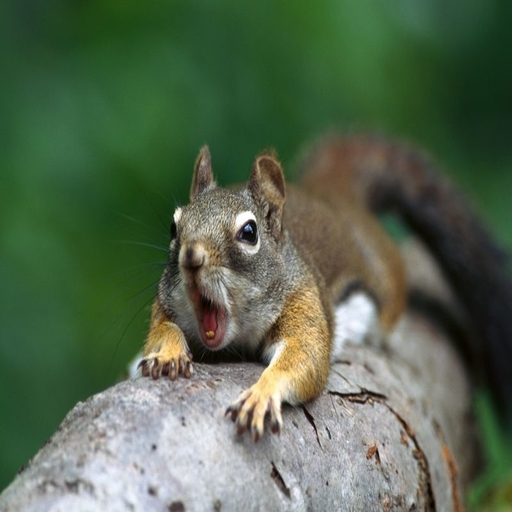
//> input picture code/squirrel.jpg, 512 x 512 px
$ ./FFT_image_openmp   (built with g++ and OpenCV 4)
//> lines starting //> are read from the running program, lines starting //| are printed output that depends on the picture
#include <iostream>
#include <vector>
#include <complex>
#include <cmath>
#include <chrono>
#include <algorithm>
#include <fstream>
#include <omp.h>

// OpenCV headers
#include <opencv2/core/core.hpp>
#include <opencv2/highgui/highgui.hpp>
#include <opencv2/imgproc/imgproc.hpp>
#include <opencv2/imgcodecs/imgcodecs.hpp>

using namespace std;
using namespace cv;

typedef complex<float> base;

template <typename T>
ostream &operator<<(ostream &o, vector<T> v)
{
    if (v.size() > 0)
        o << v[0];
    for (unsigned i = 1; i < v.size(); i++)
        o << " " << v[i];
    return o << endl;
}

/**
 * Parallel FFT transform and inverse transform using OpenMP
 * Arguments: vector of complex numbers, invert flag
 * Performs inplace transform
 */
void fft(vector<base> &a, bool invert)
{
    int n = (int)a.size();

    // Bit reversal ordering
    for (int i = 1, j = 0; i < n; ++i)
    {
        int bit = n >> 1;
        for (; j >= bit; bit >>= 1)
            j -= bit;
        j += bit;
        if (i < j)
            swap(a[i], a[j]);
    }

    // Iterative FFT with OpenMP parallelization
    for (int len = 2; len <= n; len <<= 1)
    {
        double ang = 2 * M_PI / len * (invert ? 1 : -1);
        base wlen(cos(ang), sin(ang));

        #pragma omp parallel for
        for (int i = 0; i < n; i += len)
        {
            base w(1);
            for (int j = 0; j < len / 2; ++j)
            {
                base u = a[i + j], v = a[i + j + len / 2] * w;
                a[i + j] = u + v;
                a[i + j + len / 2] = u - v;
                w *= wlen;
            }
        }
    }

    if (invert)
    {
        #pragma omp parallel for
        for (int i = 0; i < n; ++i)
            a[i] /= n;
    }
}

/**
 * Performs 2D FFT using OpenMP
 * Takes vector of complex vectors, invert flag and verbose level
 * Performs inplace FFT transform on input vector
 */
void fft2D(vector<vector<base>> &a, bool invert, int verbose = 0)
{
    auto matrix = a;

    // Transform the rows
    if (verbose > 0)
        cout << "Transforming Rows" << endl;

    #pragma omp parallel for
    for (auto i = 0; i < matrix.size(); i++)
    {
        fft(matrix[i], invert);
    }

    // Prepare for transforming columns
    if (verbose > 0)
        cout << "Converting Rows to Columns" << endl;

    a = matrix;
    matrix.resize(a[0].size());
    for (int i = 0; i < matrix.size(); i++)
        matrix[i].resize(a.size());

    // Transpose matrix
    #pragma omp parallel for collapse(2)
    for (int i = 0; i < a.size(); i++)
    {
        for (int j = 0; j < a[0].size(); j++)
        {
            matrix[j][i] = a[i][j];
        }
    }

    if (verbose > 0)
        cout << "Transforming Columns" << endl;

    // Transform the columns
    #pragma omp parallel for
    for (auto i = 0; i < matrix.size(); i++)
        fft(matrix[i], invert);

    if (verbose > 0)
        cout << "Storing the result" << endl;

    // Store the result after transposing
    #pragma omp parallel for collapse(2)
    for (int i = 0; i < a.size(); i++)
    {
        for (int j = 0; j < a[0].size(); j++)
        {
            a[j][i] = matrix[i][j];
        }
    }
}

/**
 * Function to multiply two polynomials using FFT
 * Takes two polynomials represented as vectors as input
 * Returns the product of two vectors
 */
vector<int> mult(vector<int> a, vector<int> b)
{
    // Create complex vectors from input vectors
    vector<base> fa(a.begin(), a.end()), fb(b.begin(), b.end());

    // Pad with zeros to make their size equal to power of 2
    size_t n = 1;
    while (n < max(a.size(), b.size()))
        n <<= 1;
    n <<= 1;

    fa.resize(n), fb.resize(n);

    // Transform both a and b
    fft(fa, false), fft(fb, false);

    // Perform point-wise multiplication
    #pragma omp parallel for
    for (size_t i = 0; i < n; ++i)
        fa[i] *= fb[i];

    // Perform inverse transform
    fft(fa, true);

    // Save the real part as the result
    vector<int> res;
    res.resize(n);
    #pragma omp parallel for
    for (size_t i = 0; i < n; ++i)
        res[i] = int(fa[i].real() + 0.5);

    return res;
}

/**
 * Function to perform JPEG compression on image using FFT
 * Takes image, threshold, and verbose level as input
 * Image is represented as vector<vector<uint8_t>>
 * Performs inplace compression on the input
 */
void compress_image(vector<vector<uint8_t>> &image, double threshold, int verbose = 1)
{
    // Convert image to complex type
    vector<vector<base>> complex_image(image.size(), vector<base>(image[0].size()));

    #pragma omp parallel for collapse(2)
    for (auto i = 0; i < image.size(); i++)
    {
        for (auto j = 0; j < image[0].size(); j++)
        {
            complex_image[i][j] = image[i][j];
        }
    }

    if (verbose == 1)
    {
        cout << "Input Image" << endl;
        cout << endl << endl;
    }
    if (verbose > 1)
    {
        cout << "Complex Image" << endl;
        cout << complex_image;
        cout << endl << endl;
    }

    // Perform 2D FFT on image
    fft2D(complex_image, false, verbose);

    if (verbose == 1)
    {
        cout << "Performing FFT on Image" << endl;
        cout << endl << endl;
    }

    // Threshold the FFT
    double maximum_value = 0.0;
    #pragma omp parallel for collapse(2) reduction(max:maximum_value)
    for (int i = 0; i < complex_image.size(); i++)
    {
        for (int j = 0; j < complex_image[0].size(); j++)
        {
            maximum_value = max(maximum_value, (double)abs(complex_image[i][j]));
        }
    }

    threshold *= maximum_value;
    int count = 0;

    // Set values less than threshold to zero (compression step)
    #pragma omp parallel for collapse(2) reduction(+:count)
    for (int i = 0; i < complex_image.size(); i++)
    {
        for (int j = 0; j < complex_image[0].size(); j++)
        {
            if (abs(complex_image[i][j]) < threshold)
            {
                count++;
                complex_image[i][j] = 0;
            }
        }
    }

    int zeros_count = 0;
    #pragma omp parallel for collapse(2) reduction(+:zeros_count)
    for (int i = 0; i < complex_image.size(); i++)
    {
        for (int j = 0; j < complex_image[0].size(); j++)
        {
            if (abs(complex_image[i][j]) == 0)
            {
                zeros_count++;
            }
        }
    }

    cout << "Components removed (percent): " << ((zeros_count * 1.00 / (complex_image.size() * complex_image[0].size())) * 100) << endl;

    if (verbose > 1)
    {
        cout << "Thresholded Image" << endl;
        cout << endl << endl;
    }

    // Perform inverse FFT
    fft2D(complex_image, true, verbose);
    if (verbose > 1)
    {
        cout << "Inverted Image" << endl;
        cout << endl << endl;
    }

    // Convert to uint8 format (consider only real part)
    #pragma omp parallel for collapse(2)
    for (int i = 0; i < complex_image.size(); i++)
    {
        for (int j = 0; j < complex_image[0].size(); j++)
        {
            image[i][j] = uint8_t(complex_image[i][j].real() + 0.5);
        }
    }

    if (verbose > 0)
    {
        cout << "Compressed Image" << endl;
    }
}

int main()
{
    // Set number of OpenMP threads
    omp_set_num_threads(8); // Adjust based on your CPU cores

    Mat image_M;
    image_M = imread("squirrel.jpg", IMREAD_GRAYSCALE);
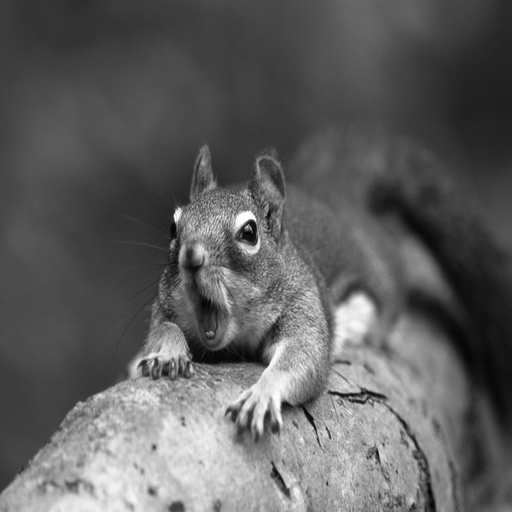
//> image_M: 512 rows x 512 cols, CV_8UC1; min 3, max 255, mean 95.4
    if (!image_M.data)
    {
        cout << "Could not open or find the image" << endl;
        cout << "Please ensure 'squirrel.jpg' is in the current directory" << endl;
        return -1;
    }

    cv::imwrite("original.jpg", image_M);
    vector<vector<uint8_t>> image(image_M.rows, vector<uint8_t>(image_M.cols));

    #pragma omp parallel for collapse(2)
    for (int i = 0; i < image_M.rows; ++i)
        for (int j = 0; j < image_M.cols; ++j)
            image[i][j] = uint8_t(image_M.at<uint8_t>(i, j));

    freopen("out.txt", "w", stdout);
    for(double thresh = 0.000001; thresh < 1; thresh *= 10)
    {
        cout << "For thresh= " << thresh << endl;

        // Create a copy of the original image for each threshold
        vector<vector<uint8_t>> image_copy = image;
        compress_image(image_copy, thresh, 0);

        #pragma omp parallel for collapse(2)
        for (int i = 0; i < image_M.rows; ++i)
            for (int j = 0; j < image_M.cols; ++j)
                image_M.at<uint8_t>(i, j) = image_copy[i][j];

        string s = "compressed_";
        s = s + to_string(thresh);
        s += ".jpg";
        cv::imwrite(s, image_M);
    }
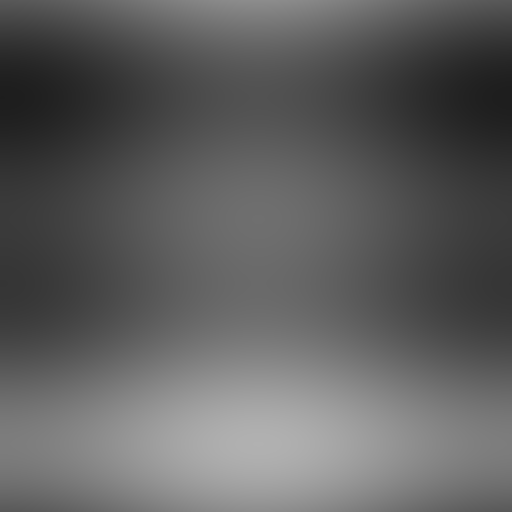
//> image_M: 512 rows x 512 cols, CV_8UC1; min 29, max 177, mean 95.4

    return 0;
}
